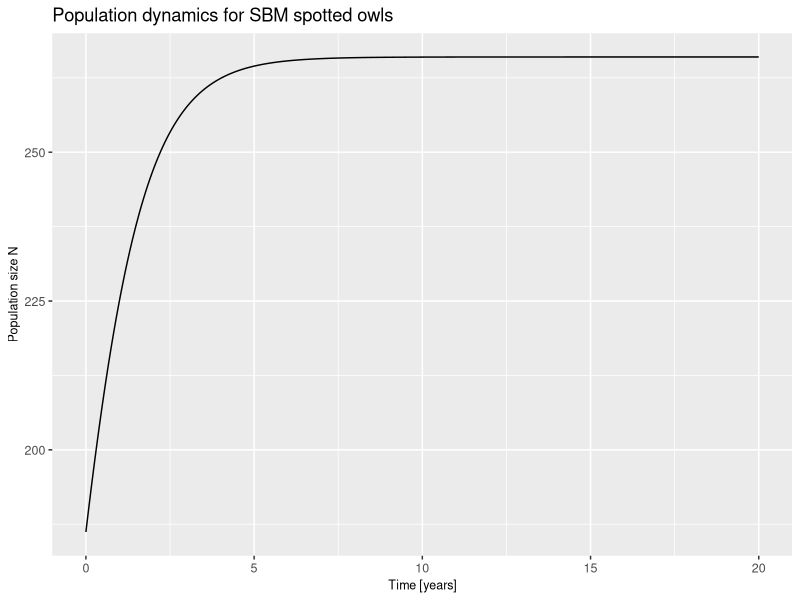
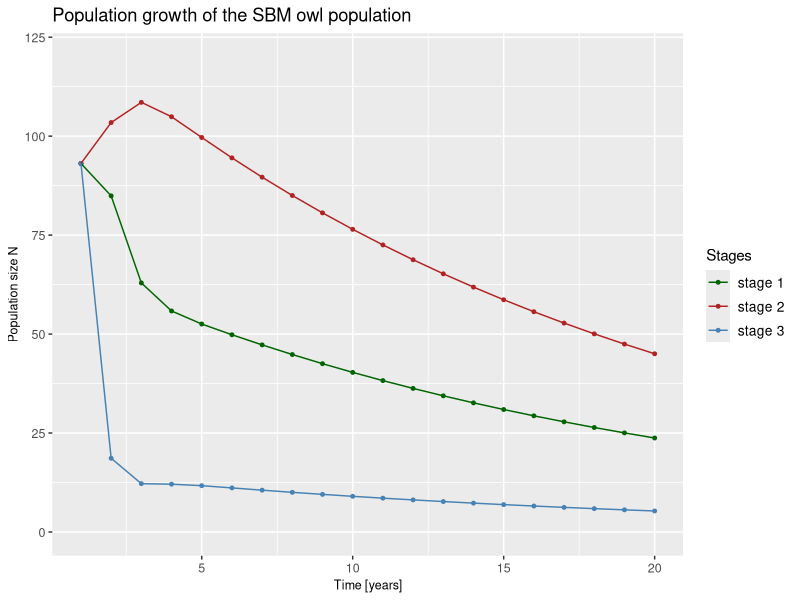

Here is the R script that generated these plots, in order:
## ---- chunk 1
## Step 1. Write values for the parameters in the model 
## (and initial values of state variables)

# K: carrying capacity
K <- 266
# r: population growth rate
r <- 0.86
# N0: initial population size 
## (the initial number of owls when we begin the survey)
N=N0 <- 186.2


cont_log <- function(t, state, parameters) {
  with(as.list(c(state, parameters)), {
    dN <-  r * N * (1 - (N/K)) # used formula to calculate the change of N
    return(list(dN))
  })
}

parameters <- c(r = 0.86,K = 266)
state      <- c(N = 186.2)
times      <- seq(0, 20, by = 0.01)

out <- deSolve::ode(y = state, 
                    times = times, 
                    func = cont_log, 
                    parms = parameters)
out.g <- as.data.frame(out)

# loading packages 
library(reshape2)
library(ggplot2)

# plot the result 
ggplot2::ggplot(out.g,aes(time,N)) + 
  geom_line() +
  labs (x = "Time [years]", 
        y = "Population size N", 
        title="Population dynamics for SBM spotted owls")+
  theme (axis.title = element_text (size = 9)) +
  theme (axis.text = element_text (size = 9))
## ---- chunk 2
# Step 1. Build the transition matrix A with the following values
F1 <- 0.304
F2 <- 0.304
F3 <- 0.304
P.12 <- 0.344
P.22 <- 0.767
P.32 <- 0
P.13 <- 0
P.23 <- 0.1
P.33 <- 0.1

Nt <- 0.7*K

B <- matrix(c(
    F1, F2, F3,
    P.12, P.22, P.32, P.13, P.23, P.33)
  ,nrow=3,ncol=3,byrow=T)

B
## ---- chunk 3
# Step 2. Build the matrix Nt (initial abundance matrix)
Nt <- c((Nt/2),(Nt/2), (Nt/2))

# Step 3. Matrix multiplication for Nt+1
Year1B <- B %*% Nt  # matrix multiplication!
Year1B
## ---- chunk 4
# Step 4. Create a new variable to hold future values of N
N <- array(NA, dim=c(20,3), dimnames=list(NULL,c("stage1","stage2","stage3"))) 
# change the col-names

# Step 5. Create a for loop to iteratively calculate N
N[1,] <- Nt
for(i in 2:20){
  N[i,] <- B %*% N[i-1,]
}
## ---- chunk 5
# Create a data frame with the three stages 
## and time to check the results before plotting
dat <- as.data.frame(N)
dat$time <- as.numeric(rownames(dat))

dat
## ---- chunk 6
#create a new data frame to plot the results 
df <- data.frame(time=c(1:20),
                 'stage 1'=dat$stage1,
                 'stage 2'=dat$stage2,
                 'stage 3'=dat$stage3)

#melt data frame into long format
df <- melt(df ,  id.vars = 'time', variable.name = 'stages')

#create line plot for each column in data frame
ggplot(df, aes(x=time, 
               y=value,
               color=stages,
               linetyp=stages,
               group=stages)) +
  geom_point(size = 1) +
  geom_line(linewidth = 0.5) +
  labs (x = "Time [years]", 
        y = "Population size N", 
        title="Population growth of the SBM owl population") +
  # name the x-, y- axis and give the diagram a title
  ylim(0,120) + # scale y axis
  theme (axis.title = element_text (size = 9)) + 
  # change the size of the axis-title
  theme (axis.text = element_text (size = 9))+ 
  # change the size of the axis-text
  theme (legend.position = "right", legend.text = element_text(size=10))+
  scale_color_manual(values=c("darkgreen", "firebrick", "steelblue"), 
                     # change the colours
                     name="Stages", # change name of the legend
                     labels=c("stage 1", "stage 2", "stage 3"))
